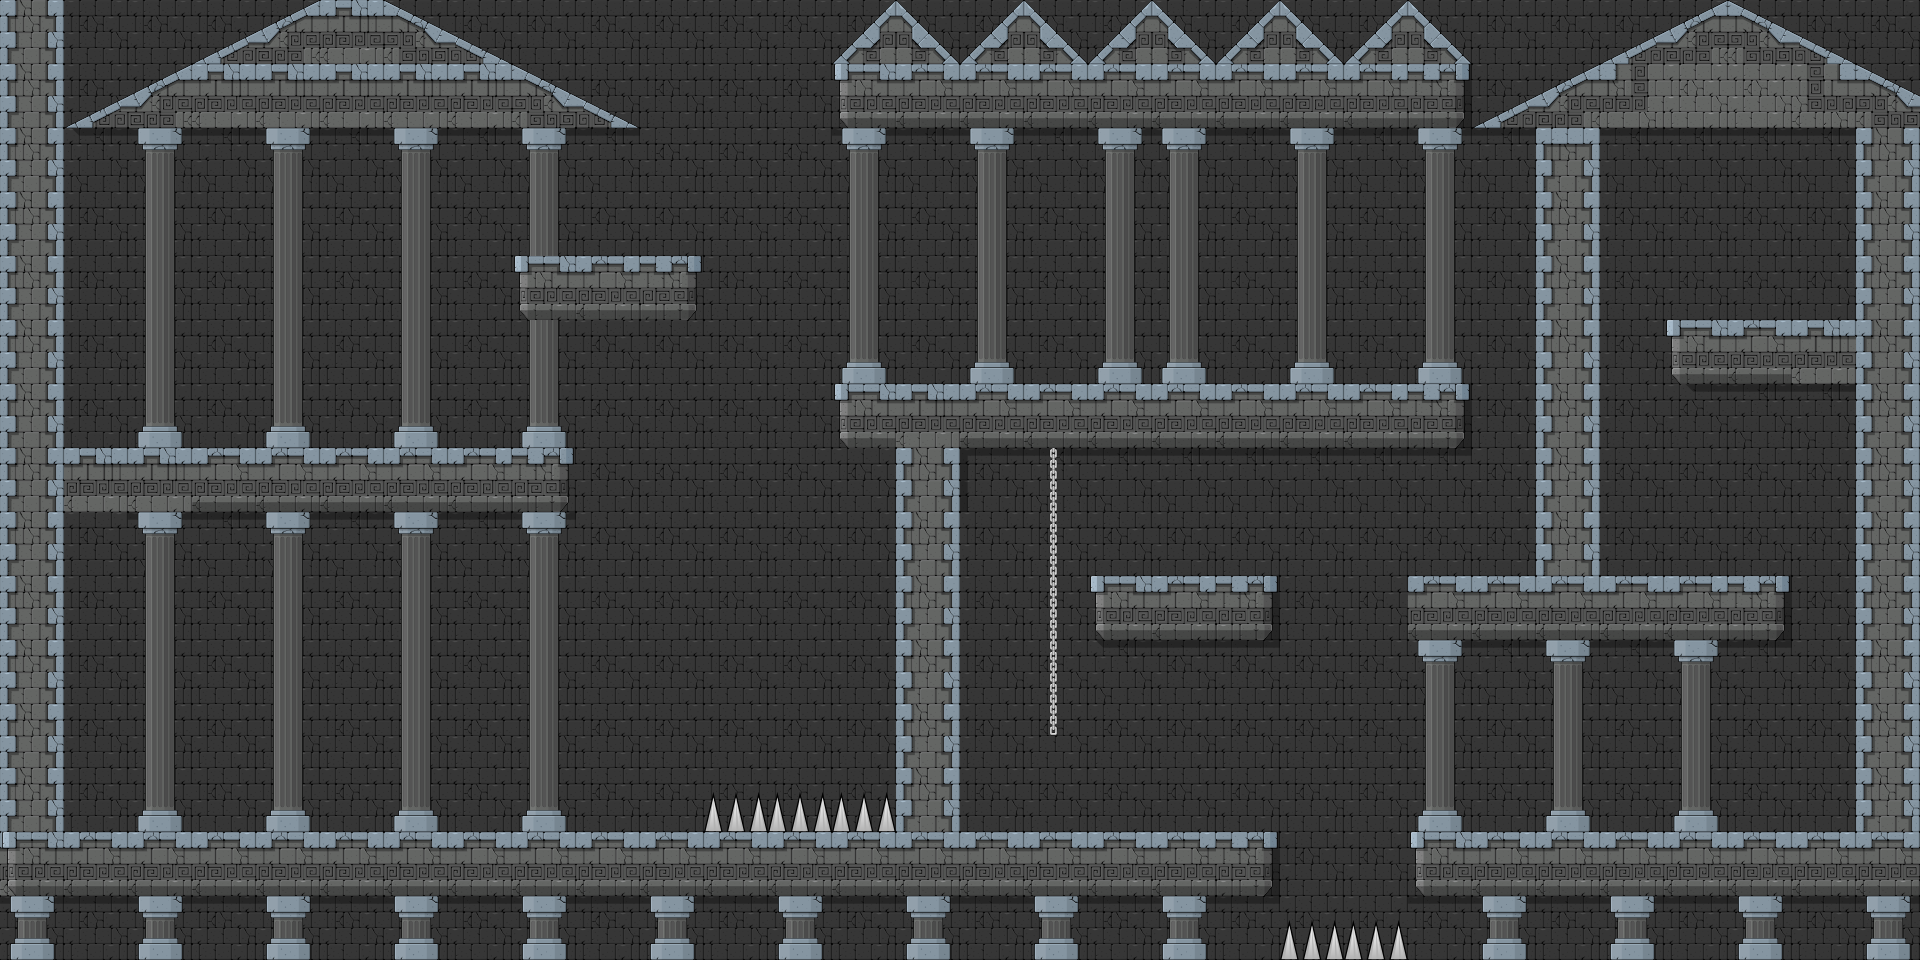

A level layout from a 2D game, rendered from its tile map. Below: a short description, then the map file with tile-grid data replaced by summaries:
An orthogonal 30x15 tile map with 64x64 px tiles, 3 tile layers (bg2, bg1, collision) and 3 objects.

<map version="1.2" tiledversion="1.2.0" orientation="orthogonal" renderorder="right-down" width="30" height="15" tilewidth="64" tileheight="64" infinite="0" nextlayerid="6" nextobjectid="4">
 <tileset firstgid="1" source="Castle.tsx" />
 <layer id="3" name="bg2" width="30" height="15">
  <data>[450 cells, 384 non-empty, 7 distinct tile ids]</data>
 </layer>
 <layer id="2" name="bg1" width="30" height="15">
  <data>[450 cells, 95 non-empty, 11 distinct tile ids]</data>
 </layer>
 <layer id="1" name="collision" width="30" height="15">
  <data>[450 cells, 152 non-empty, 19 distinct tile ids]</data>
 </layer>
 <objectgroup color="#c80000" id="4" name="enemies">
  <object id="1" x="350" y="808" />
  <object id="3" x="350" y="419" />
 </objectgroup>
 <objectgroup color="#00c800" id="5" name="goal">
  <object id="2" x="481" y="418" />
 </objectgroup>
</map>
